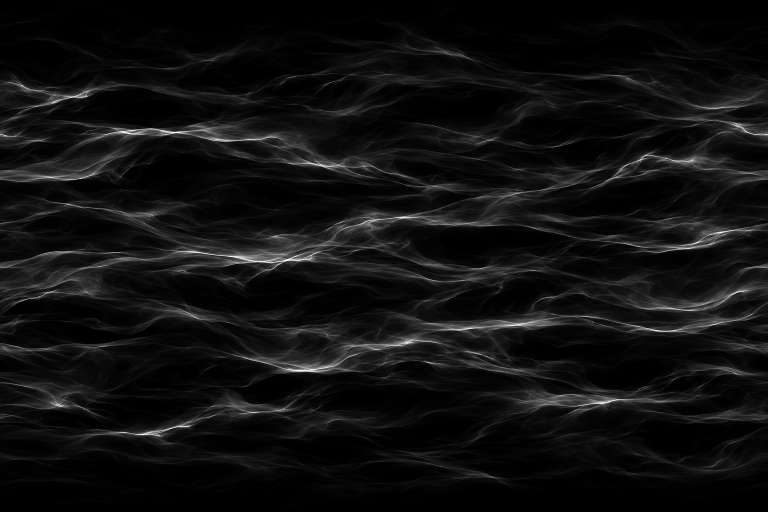
#> input picture tools/vfx-assets/gression-flow-source.png, 1536 x 1024 px (shown at 1/2 size)
$ python generate_gression_flow_textures.py
#> lines starting #> are read from the running program, lines starting #| are printed output that depends on the picture
#!/usr/bin/env python3
"""将灰度流纹原图转换为贯虹突进使用的横向循环 RGBA 纹理。"""

import argparse
from pathlib import Path

import numpy as np
from PIL import Image, ImageFilter

ROOT = Path(__file__).resolve().parent.parent
SIZE = (1024, 512)


def smoothstep(lo: float, hi: float, value: np.ndarray) -> np.ndarray:
    t = np.clip((value - lo) / (hi - lo), 0.0, 1.0)
    return t * t * (3.0 - 2.0 * t)


def periodic_blend(gray: np.ndarray) -> np.ndarray:
    width = gray.shape[1]
    phase = np.arange(width, dtype=np.float32) / width
    weight = np.sin(np.pi * phase) ** 2
    return gray * weight + np.roll(gray, width // 2, axis=1) * (1.0 - weight)


def periodic_blur(gray: np.ndarray, radius: float) -> np.ndarray:
    tiled = np.tile(gray, (1, 3))
    image = Image.fromarray(np.uint8(np.clip(tiled, 0.0, 1.0) * 255))
    blurred = np.asarray(image.filter(ImageFilter.GaussianBlur(radius)), dtype=np.float32) / 255
    width = gray.shape[1]
    return blurred[:, width:width * 2]


def save_texture(alpha: np.ndarray, path: Path) -> None:
    rgba = np.full((*alpha.shape, 4), 255, dtype=np.uint8)
    rgba[:, :, 3] = np.rint(np.clip(alpha, 0.0, 1.0) * 255).astype(np.uint8)
    Image.fromarray(rgba).save(path, optimize=True)
    edge_delta = np.abs(rgba[:, 0, 3].astype(float) - rgba[:, -1, 3]).mean()
    adjacent_delta = np.abs(np.diff(rgba[:, :, 3].astype(float), axis=1)).mean()
    print(f"{path.name}: {path.stat().st_size} bytes; alpha mean={rgba[:, :, 3].mean():.2f}, "
          f"seam delta={edge_delta:.2f}, adjacent delta={adjacent_delta:.2f}")


def main() -> None:
    parser = argparse.ArgumentParser(description=__doc__)
    parser.add_argument("source", nargs="?", type=Path, default=ROOT / "tools/vfx-assets/gression-flow-source.png")
    parser.add_argument("--output", type=Path, default=ROOT / "contents/graphics/fx")
    args = parser.parse_args()
    args.output.mkdir(parents=True, exist_ok=True)
    with Image.open(args.source) as source:
#> source is the input picture: PIL image 1536x1024 RGB; mean R, G, B 15.7, 15.7, 15.6
        gray = np.asarray(source.convert("L").resize(SIZE, Image.Resampling.LANCZOS), dtype=np.float32) / 255
    gray = periodic_blend(gray)
    v = np.linspace(0.0, 1.0, SIZE[1], dtype=np.float32)[:, None]
    edge = smoothstep(0.0, 0.07, v) * (1.0 - smoothstep(0.93, 1.0, v))
    intensity = np.clip((gray - 0.012) / 0.85, 0.0, 1.0) ** 0.72
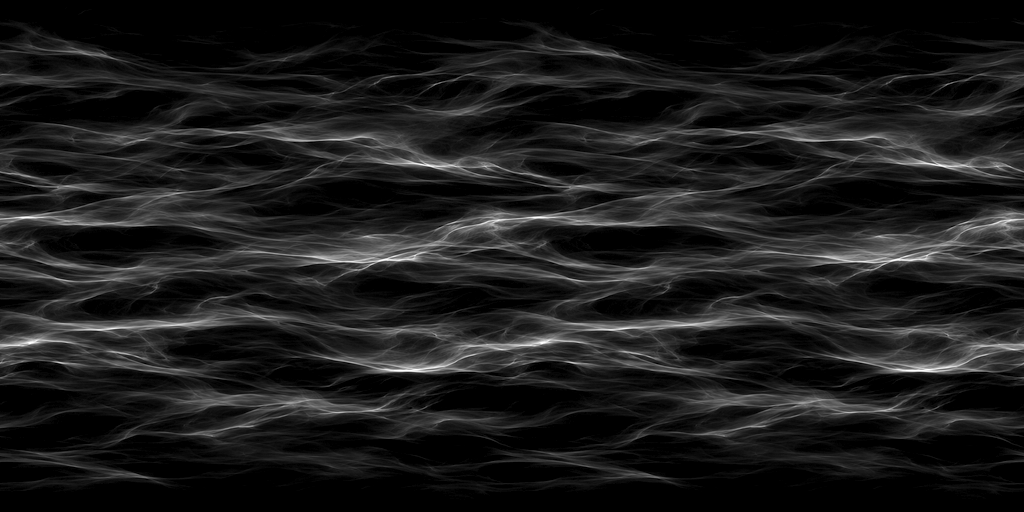
#> intensity: shape (512, 1024) float32; min 0, max 1, mean 0.107
    flow = intensity * edge
    soft = periodic_blur(np.roll(intensity, 271, axis=1), 3.5)
#> in periodic_blur, `return blurred[:, width:width * 2]`:
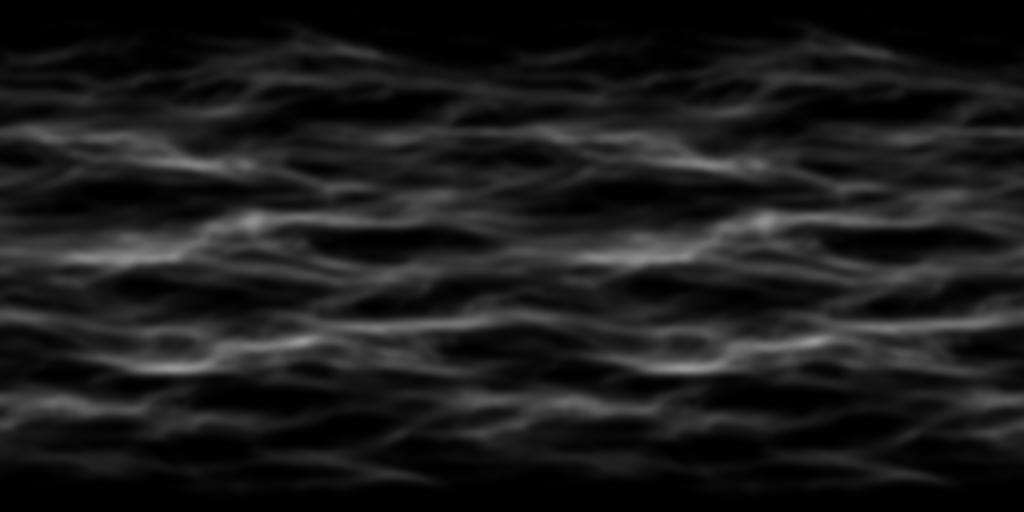
#> returned value: shape (512, 1024) float32; min 0, max 0.6, mean 0.106
    broad = periodic_blur(np.roll(intensity, 103, axis=1), 15.0)
#> call 2 of periodic_blur, with radius = 15
#> in periodic_blur (call 2), `tiled = np.tile(gray, (1, 3))`:
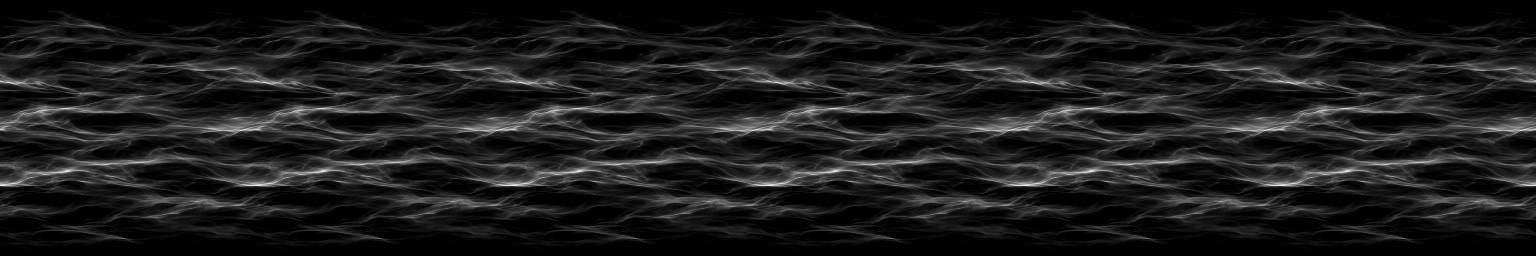
#> tiled: shape (512, 3072) float32 (shown at 1/2 size); min 0, max 1, mean 0.107
#> in periodic_blur (call 2), `tiled = np.tile(gray, (1, 3))`:
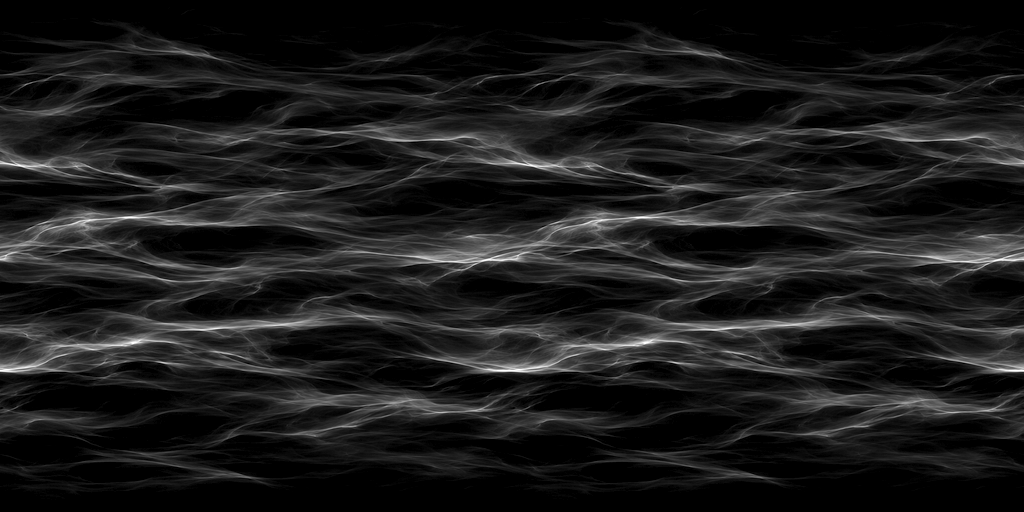
#> gray: shape (512, 1024) float32; min 0, max 1, mean 0.107
#> in periodic_blur (call 2), `blurred = np.asarray(image.filter(ImageFilter.GaussianBlur(radius)), d..`:
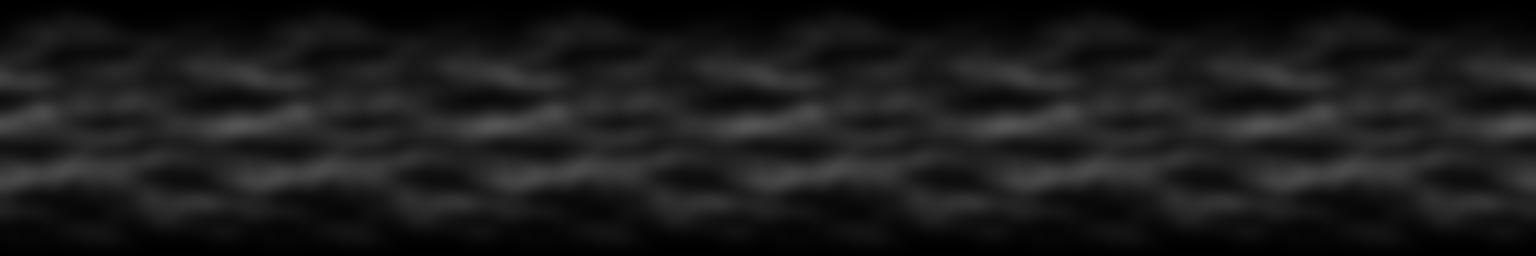
#> blurred: shape (512, 3072) float32 (shown at 1/2 size); min 0, max 0.329, mean 0.106
#> in periodic_blur (call 2), `return blurred[:, width:width * 2]`:
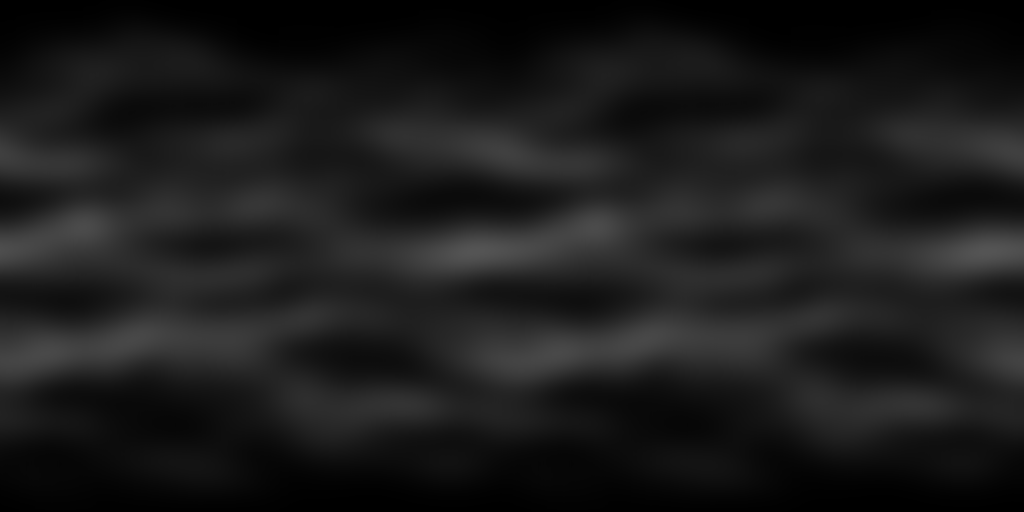
#> returned value: shape (512, 1024) float32; min 0, max 0.329, mean 0.106
    bands = np.exp(-((v - 0.16) / 0.13) ** 2) + np.exp(-((v - 0.84) / 0.13) ** 2)
    mist = np.clip((soft * 0.8 + broad * 1.4) * (0.12 + bands * 1.8), 0.0, 0.85) * edge
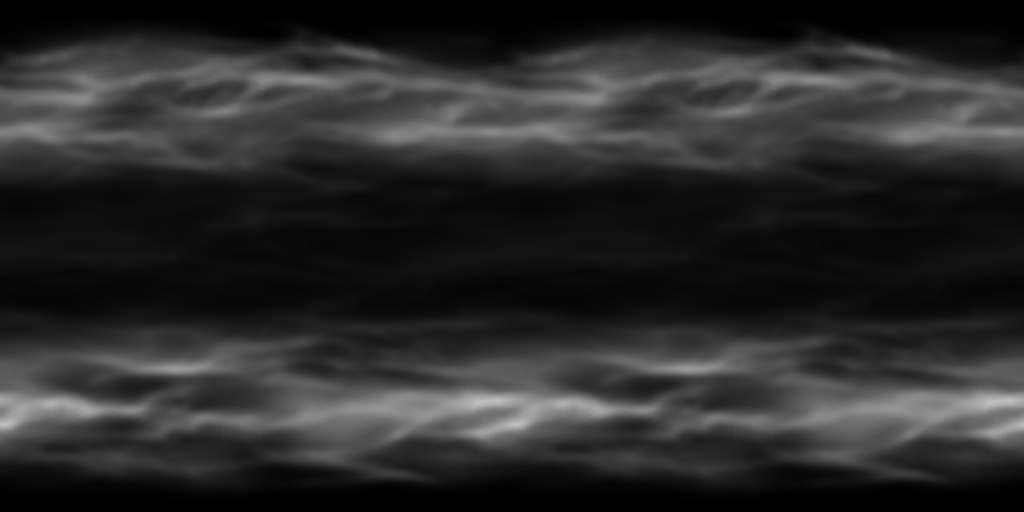
#> mist: shape (512, 1024) float32; min 0, max 0.749, mean 0.169
    save_texture(flow, args.output / "astd_gression_flow.png")
#> in save_texture, `edge_delta = np.abs(rgba[:, 0, 3].astype(float) - rgba[:, -1, 3]).mean()`: edge_delta = 2.23
#> in save_texture, `adjacent_delta = np.abs(np.diff(rgba[:, :, 3].astype(float), axis=1))...`: adjacent_delta = 2.09
#| astd_gression_flow.png: 161182 bytes; alpha mean=27.38, seam delta=2.23, adjacent delta=2.09
    save_texture(mist, args.output / "astd_gression_mist.png")
#| astd_gression_mist.png: 84249 bytes; alpha mean=43.17, seam delta=0.39, adjacent delta=0.44


if __name__ == "__main__":
    main()
